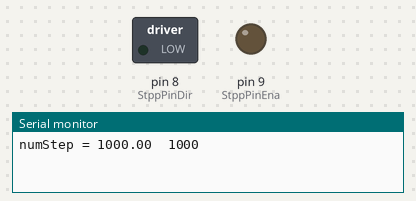
A program run on a simulated Arduino Uno, built with avr-gcc and run on an emulated ATmega328P. Shown: switched loads named in the program (green lamp = pin HIGH), output pins drawn as LEDs (lit = HIGH), the last lines printed to the serial monitor. Pins used as bus, display or sensor lines are not drawn.

Above: at 12.0 s.
At 16.0 s:
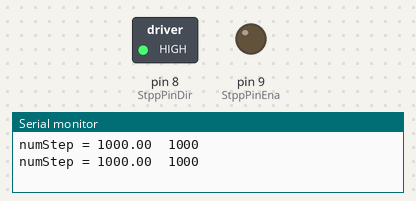
Timing chart, 0 to 20.4 s (numbered marks = the images above):
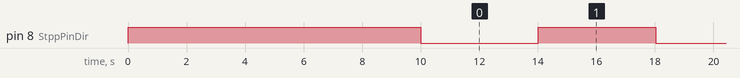

Measured:
- by itself, pin 8 (StppPinDir): alternates HIGH for 4.0 s and LOW for 4.0 s

The program:

main.cpp
```cpp
#include <Arduino.h>

#include "parameter.h"
#include "SLIDER.h"

parameter prmt;
SLIDER xSlider(10, 8, 9, -1, 200, 4);
//@improve  I want to initialize this class with data from prmt.
/* == current config
lead = 4mm;
stepPerRev = 200;  // full step setting
positiveDir = -1;  // from trial and error
*/

void setup() {
    Serial.begin(prmt.BaudRate);
    Serial.setTimeout(5000);

    delay(10000);
}

void loop() {
    xSlider.move(+20);
    delay(2000);
    xSlider.move(-20);
    delay(2000);

}
```

SLIDER.cpp
```cpp
#include <Arduino.h>
#include <SLIDER.h>

//== constructor
SLIDER::SLIDER(unsigned int pinPul, unsigned int pinDir, unsigned int pinEna,
    int positiveDir, int stepPerRev,
    int threadLead){

    //== transfer
    PIN_PUL = pinPul;
    PIN_DIR = pinDir;
    PIN_ENA = pinEna;
    POSITIVE_DIR = positiveDir;
    STEP_PER_REV = stepPerRev;
    THREAD_LEAD = threadLead;
    // I didn't do anything with positiveDir yet

    DTC_PER_STEP = float(threadLead) / float(stepPerRev);  // in millimeter
    Serial.print("DTC_PER_STEP in mm = ");
    Serial.println(DTC_PER_STEP);
    /*
    @caution  Conversion to float must be done properly.
    I want DTC_PER_STEP to be integer data type, should I?
    However, I don't know all type of stepping.
    Full and half stepping correspond to 200 and 400 STEP_PER_REV.
    It seems that TB6560 allow 800 and 1600 STEP_PER_REV, but I didn't check them yet.
    */


    //== set pinMode and initialize
    pinMode(PIN_PUL, OUTPUT);
    pinMode(PIN_DIR, OUTPUT);
    pinMode(PIN_ENA, OUTPUT);

    digitalWrite(PIN_PUL, LOW);
    digitalWrite(PIN_DIR, HIGH);
    digitalWrite(PIN_ENA, LOW);
}


// null constructor
SLIDER::SLIDER(){
}


void SLIDER::move(float distance){
/*
distance is measured in millimeter

@improve    Combine direction into signed distance

@improve    delayMicroSec
delayMicroSec is somehow related to width of pulse.
I should properly study it and find the optimized value.
*/
    int delayMicroSec = 1000;
    long numStep;

    if ( distance * POSITIVE_DIR >= 0){
        digitalWrite(PIN_DIR, HIGH);
    } else {
        digitalWrite(PIN_DIR, LOW);
    }

    numStep = long( abs(distance)/DTC_PER_STEP );
    Serial.print("numStep = ");
    Serial.print( abs(distance)/DTC_PER_STEP);
    Serial.print("  ");
    Serial.println(numStep);
    /* @caution, @improve
    It is possible that numStep is not integer.
    I did NOT implement mechanism to verify that input distance match DTC_PER_STEP yet.
    */

    for(int a=0; a<numStep; a++){
        digitalWrite(PIN_PUL, HIGH);
        delayMicroseconds(delayMicroSec);
        digitalWrite(PIN_PUL, LOW);
        delayMicroseconds(delayMicroSec);
    }
}
```

SLIDER.h
```cpp
#ifndef SLIDER_H
#define SLIDER_H

class SLIDER
{
    private:
        unsigned int PIN_PUL, PIN_DIR, PIN_ENA; // pin of TB-6560 step motor driver
        int POSITIVE_DIR;   // +1 or -1   positive direction is determined from config of motor and thread
        int STEP_PER_REV;   // number of step per revolution of motor
        int THREAD_LEAD;    // lead of thread screw in mm
        float DTC_PER_STEP; // distance per step

    public:
        SLIDER(unsigned int pinPul, unsigned int pinDir, unsigned int pinEna,
            int positiveDir, int stepPerRev,
            int threadLead);

        SLIDER();

        void move(float distance);

};

#endif // SLIDER_H
```

parameter.cpp
```cpp
#include "parameter.h"

using namespace std;

parameter::parameter()
{
    /* @improve   this will be loaded from a file. */
    BaudRate = 115200;

    //====
    StppPinPul = 10;  // pin of Stepper PULSE
    StppPinDir = 8;   // Stepper Pin for Direction
    StppPinEna = 9;   // Stepper Pin for Enable

}
```

parameter.h
```cpp
#ifndef PARAMETER_H
#define PARAMETER_H

class parameter
{
    private:
    public:
        parameter();
        long BaudRate;

        int StppPinPul, StppPinDir, StppPinEna;
};

#endif // PARAMETER_H
```
